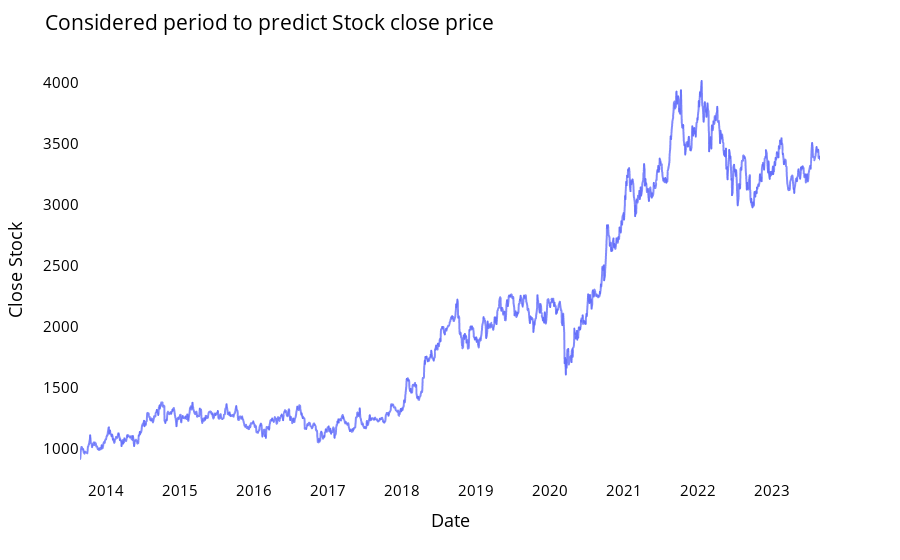

The cell this chart's notebook holds for it:
### Code cell
fig = px.line(stock_df_OHLC, x=stock_df_OHLC.date, y=stock_df_OHLC.close,labels={'date':'Date','close':'Close Stock'})

fig.update_traces(marker_line_width=2, opacity=0.8, marker_line_color='orange')

fig.update_layout(title_text='Considered period to predict Stock close price', plot_bgcolor='white', font_size=15, font_color='black')

fig.update_xaxes(showgrid=False)

fig.update_yaxes(showgrid=False)

fig.show()

### Figure 1 — Plotly figure (JSON) as saved in the notebook; plotly's stock layout.template omitted (floating-point values rounded to 4 significant figures; data arrays with more than 128 entries replaced by an {"elided": "..."} marker saying what was removed)
{"data": [{"hovertemplate": "Date=%{x}<br>Close Stock=%{y}<extra></extra>", "legendgroup": "", "line": {"color": "#636efa", "dash": "solid"}, "marker": {"line": {"color": "orange", "width": 2}, "symbol": "circle"}, "mode": "lines", "name": "", "opacity": 0.8, "showlegend": false, "type": "scattergl", "x": {"elided": "2446 str values"}, "xaxis": "x", "y": {"elided": "2446 float values"}, "yaxis": "y"}], "layout": {"font": {"color": "black", "size": 15}, "legend": {"tracegroupgap": 0}, "margin": {"t": 60}, "plot_bgcolor": "white", "title": {"text": "Considered period to predict Stock close price"}, "xaxis": {"anchor": "y", "domain": [0, 1], "showgrid": false, "title": {"text": "Date"}}, "yaxis": {"anchor": "x", "domain": [0, 1], "showgrid": false, "title": {"text": "Close Stock"}}}}
